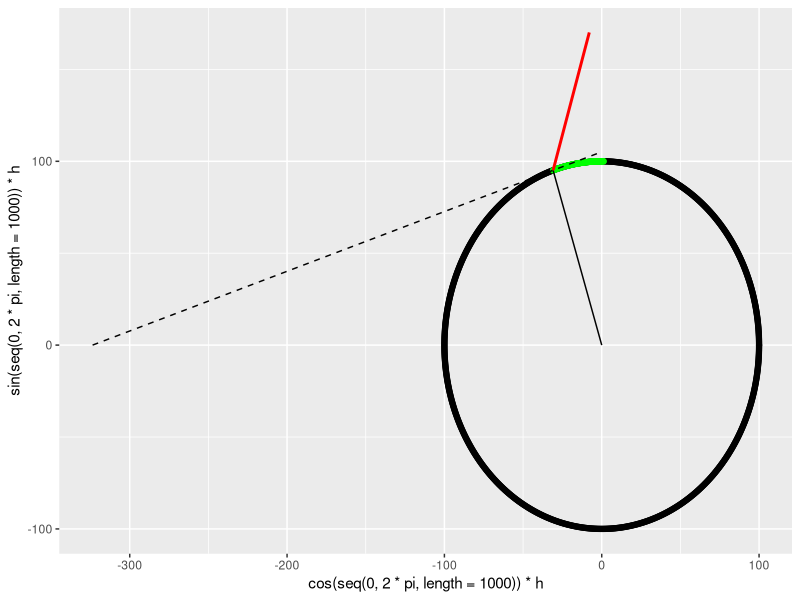

The R source for this figure:
library(tidyverse)

# Movement vector
move_vec <- c(23, 75)
# Start angle on circle (radians)
theta_orig <- (1.2/2)*pi
# Radius of circle (i.e. hypotenuse)
h <- 100

i <- round(as.vector(sqrt(move_vec %*% move_vec)))
step <- move_vec / i

theta_pos <- theta_orig
cat('Start theta_pos:', theta_pos, '\n')
theta_line <- c(theta_pos)

for(s in seq(i)) {
  tangent_vec <- c(1, -cos(theta_pos)/sin(theta_pos))
  projected_step <- as.vector((step %*% tangent_vec) / (tangent_vec %*% tangent_vec)) * tangent_vec
  
  new_pos <- c(h * cos(theta_pos), h * sin(theta_pos)) + projected_step
  theta_pos <- atan2(new_pos[2], new_pos[1])
  
  cat('New theta_pos:', theta_pos, '\n')
  theta_line <- c(theta_line, theta_pos)
}

projected_y <- sin(theta_line) * h
projected_x <- cos(theta_line) * h

tangent_a = -cos(theta_orig)/sin(theta_orig)
tangent_b = h * (sin(theta_orig) + cos(theta_orig)^2/sin(theta_orig))
tangent_x = seq(-tangent_b/tangent_a, 0, length = 100)
tangent_y = tangent_a * tangent_x + tangent_b

ggplot() +
  # circle
  geom_point(aes(x = cos(seq(0, 2*pi, length = 1000))*h, y = sin(seq(0, 2*pi, length = 1000))*h)) +
  # projected arc
  geom_point(aes(x = projected_x, y = projected_y), col = 'green') +
  # Start position radius
  geom_line(aes(x = c(0, cos(theta_orig)*h), y = c(0, sin(theta_orig)*h))) +
  # First tangent
  geom_line(aes(x = tangent_x, y = tangent_y), linetype = 'dashed') +
  # Movement vector
  geom_line(aes(x = c(0, move_vec[1]) + cos(theta_orig)*h,
                y = c(0, move_vec[2]) + sin(theta_orig)*h), col = 'red', size = 1)

